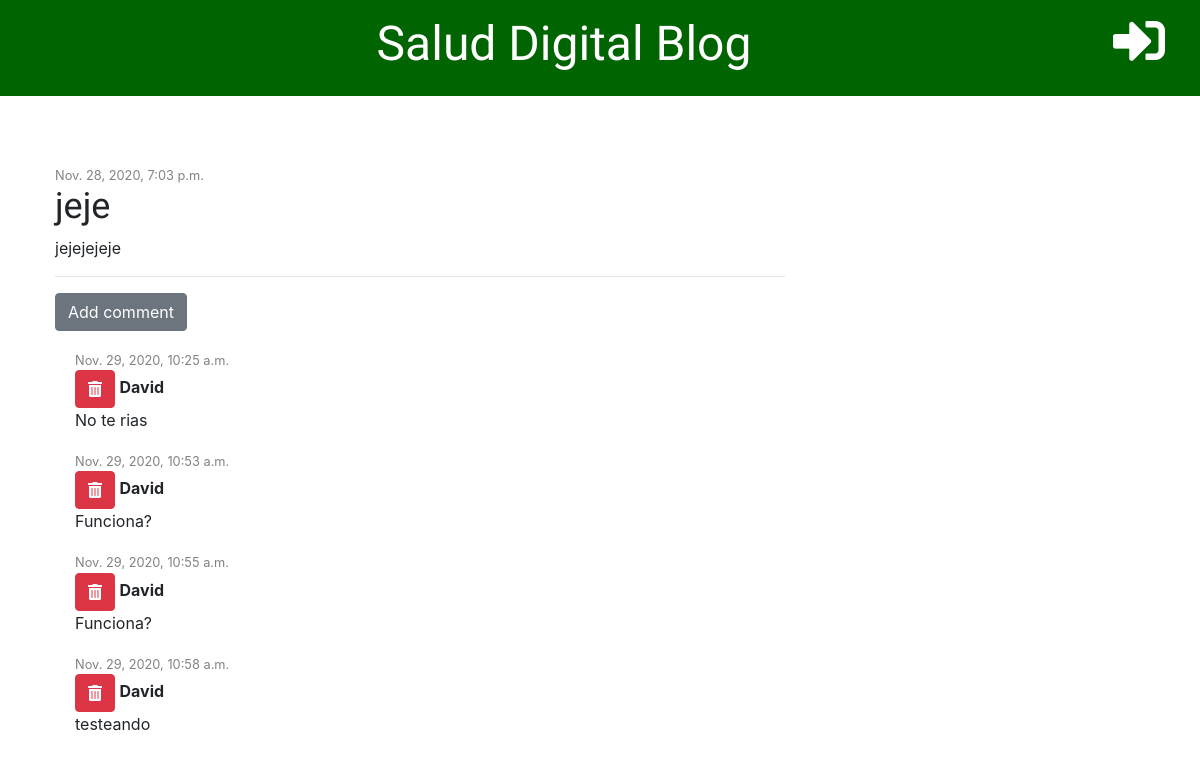
The page /post/6/ on the database as committed earlier.
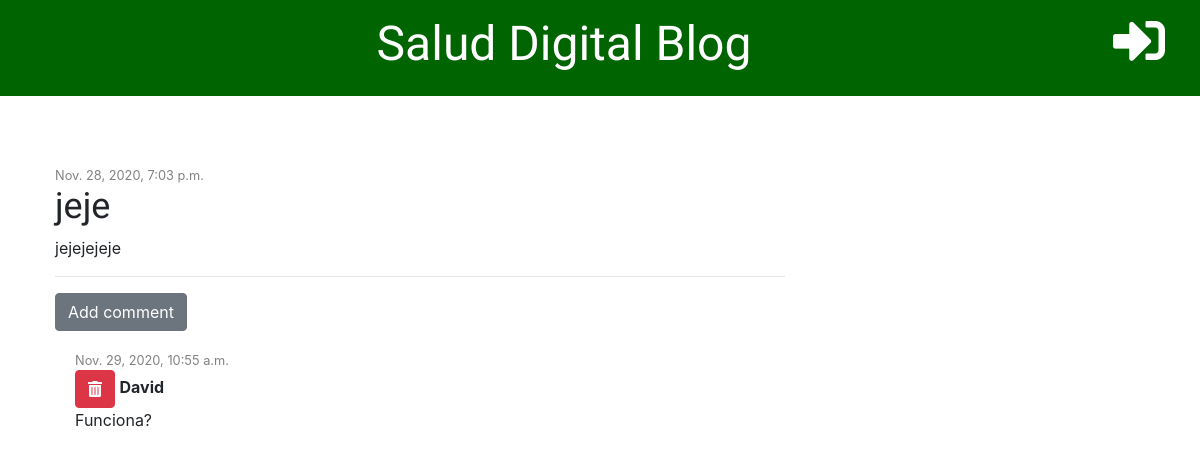
The same page on the database as committed later.
### blog/models.py (models this page shows, shortened)
class Comment(models.Model):
    post = models.ForeignKey('blog.Post', on_delete=models.CASCADE, related_name='comments')
    author = models.CharField(max_length=200)
    text = models.TextField()
    date = models.DateTimeField(default=timezone.now)

### blog/views.py (the view)
# urls.py: path('post/<int:pk>/', views.post_detail, name='post_detail'),
def post_detail(request, pk):
    post = get_object_or_404(Post, pk=pk)
    stuff_for_frontend = {'post' : post}
    return render(request, 'blog/post_detail.html', stuff_for_frontend)

### blog/templates/blog/post_detail.html (shortened to what this page needs)
{% extends 'blog/base.html' %}
{% block content %}
    <div class="posts">
            {% if post.published_date %}
                <div class="date">
                {{ post.published_date }}
                </div>
            {% else %}
                <button><a href="{% url 'post_publish' pk=post.pk %}" class="btn btn-primary">Publish</a></button>
            {% endif %}
        <h2>{{post.title}}</h2>
        <p>{{post.text|linebreaksbr}}</p>
    </div>
    <hr>
    <a href="{% url 'add_comment_to_post' pk=post.pk %}" class="btn btn-secondary">Add comment</a>
    {% for comment in post.comments.all %}
        <div class="comment">
            <div class="date">
                {{comment.date}}
            </div>
            <a href="{% url 'comment_remove' pk=comment.pk %}" class="btn btn-danger"><i class="fas fa-trash-alt"></i></a>
            <strong>{{comment.author}}</strong>
            <p>{{comment.text}} </p>
        </div>
        {% empty %}
            <p>No comments yet</p>
    {% endfor %}
{% endblock %}

Rows that differ between the two databases and show on the page:
removed Comment: date "Nov. 29, 2020, 10:25 a.m.", author "David", text "No te rias"
removed Comment: date "Nov. 29, 2020, 10:53 a.m.", author "David", text "Funciona?"
removed Comment: date "Nov. 29, 2020, 10:58 a.m.", author "David", text "testeando"
